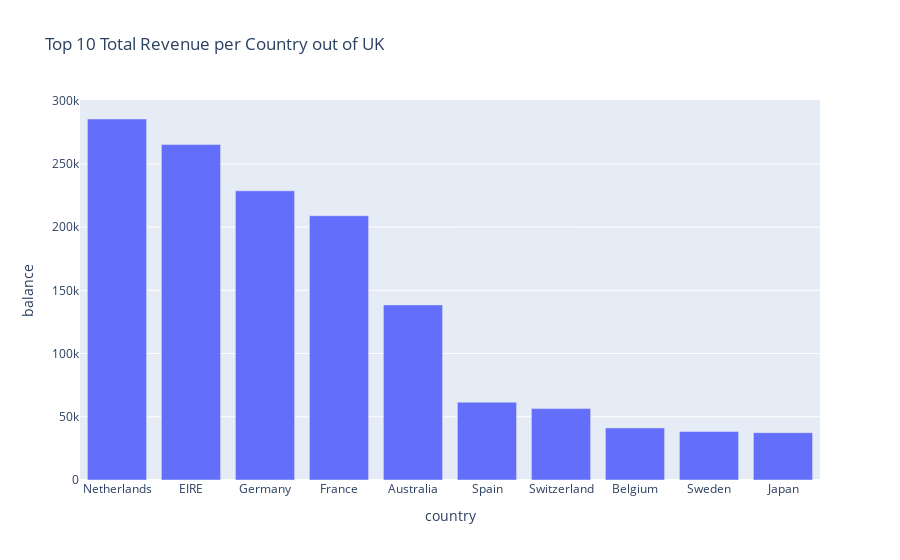

Here is the notebook cell this chart was saved with:
### Markdown cell above
<div style="background-color: #f2f2f2; padding: 10px;">
  <p style="font-style: italic;">
    Through research, it is evident that the highest revenue belongs to <span style="color: red; font-weight: bold;">United Kingdom</span>.
  </p>
</div>

### Code cell
# Grouping by country and summing the balances, then sorting in descending order and selecting the top 10.
out_of_uk_top_10_countries = df.groupby("country")[['balance']].sum().sort_values(by='balance', ascending=False)[1:].head(10).reset_index()

# Creating the bar chart using Plotly Express.
fig = px.bar(out_of_uk_top_10_countries, x='country', y='balance', title="Top 10 Total Revenue per Country out of UK")
fig.show()

### Figure 1 — Plotly figure (JSON) as saved in the notebook; plotly's stock layout.template omitted (floating-point values rounded to 4 significant figures)
{"data": [{"alignmentgroup": "True", "hovertemplate": "country=%{x}<br>balance=%{y}<extra></extra>", "legendgroup": "", "marker": {"color": "#636efa", "pattern": {"shape": ""}}, "name": "", "offsetgroup": "", "orientation": "v", "showlegend": false, "textposition": "auto", "type": "bar", "x": ["Netherlands", "EIRE", "Germany", "France", "Australia", "Spain", "Switzerland", "Belgium", "Sweden", "Japan"], "xaxis": "x", "y": [285400.0, 265300.0, 228700.0, 208900.0, 138500.0, 61560.0, 56440.0, 41200.0, 38370.0, 37420.0], "yaxis": "y"}], "layout": {"barmode": "relative", "legend": {"tracegroupgap": 0}, "title": {"text": "Top 10 Total Revenue per Country out of UK"}, "xaxis": {"anchor": "y", "domain": [0, 1], "title": {"text": "country"}}, "yaxis": {"anchor": "x", "domain": [0, 1], "title": {"text": "balance"}}}}
